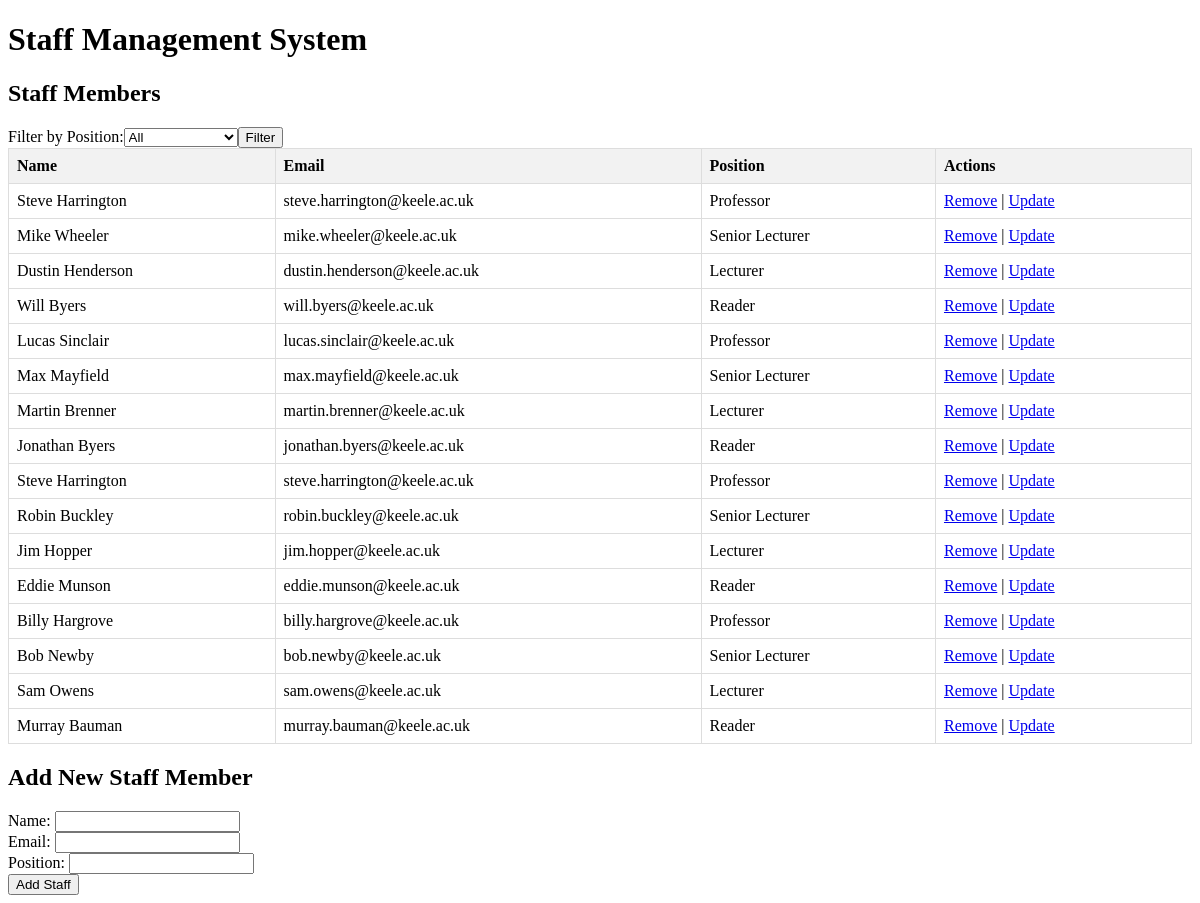
The page / on the database its author committed.
### tables this page shows
CREATE TABLE `staff_members` (
  `id` int(11) NOT NULL,
  `name` varchar(255) DEFAULT NULL,
  `email` varchar(255) DEFAULT NULL,
  `position` varchar(50) DEFAULT NULL
);

### display_staff.php (the view, shortened to what this page needs)
<?php
$servername = "localhost";
$username = "root";
$password = "";
$dbname = "staff_management";
$conn = new mysqli($servername, $username, $password, $dbname);
if ($_SERVER["REQUEST_METHOD"] == "POST" && isset($_POST["filter_position"])) {
    $position = $_POST["filter_position"];
    if ($position === "") {
        $sql = "SELECT * FROM staff_members";
    } else {
        $sql = "SELECT * FROM staff_members WHERE position='$position'";
    }
} else {
    $sql = "SELECT * FROM staff_members";
}
$result = $conn->query($sql);
echo "<h2>Staff Members</h2>";
echo "<form action='' method='post'>";
echo "<label for='filter_position'>Filter by Position:</label>";
echo "<select name='filter_position' id='filter_position'>";
echo "<option value=''>All</option>";
echo "</select>";
echo "<input type='submit' value='Filter'>";
echo "</form>";
if ($result->num_rows > 0) {
    echo "<table>";
    echo "<tr><th>Name</th><th>Email</th><th>Position</th><th>Actions</th></tr>";
    while($row = $result->fetch_assoc()) {
        echo "<tr><td>".$row["name"]."</td><td>".$row["email"]."</td><td>".$row["position"]."</td><td><a href='remove_staff.php?id=".$row["id"]."'>Remove</a> | <a href='update_staff.php?id=".$row["id"]."'>Update</a></td></tr>";
    }
    echo "</table>";
} else {
    echo "0 results";
}
?>

### index.php (shortened to what this page needs)
<!DOCTYPE html>
<html lang="en">
<head>
    <link rel="stylesheet" href="styles.css">
</head>
<body>
    <h1>Staff Management System</h1>
    <?php include 'display_staff.php'; ?>
    <h2>Add New Staff Member</h2>
    <form action="http://localhost/add_staff.php" method="post">
        <label for="name">Name:</label>
        <input type="text" id="name" name="name" required><br>
        <label for="email">Email:</label>
        <input type="email" id="email" name="email" required><br>
        <label for="position">Position:</label>
        <input type="text" id="position" name="position" required><br>
        <input type="submit" value="Add Staff">
    </form>
</body>
</html>

### styles.css (style rules this page uses)
table { border-collapse: collapse; width: 100%; }
th, td { border: 1px solid #ddd; padding: 8px; text-align: left; }
th { background-color: #f2f2f2; }

### rows shown on the page
staff_members: name "Steve Harrington", email "steve.harrington@keele.ac.uk", position "Professor"
staff_members: name "Mike Wheeler", email "mike.wheeler@keele.ac.uk", position "Senior Lecturer"
staff_members: name "Dustin Henderson", email "dustin.henderson@keele.ac.uk", position "Lecturer"
staff_members: name "Will Byers", email "will.byers@keele.ac.uk", position "Reader"
staff_members: name "Lucas Sinclair", email "lucas.sinclair@keele.ac.uk", position "Professor"
staff_members: name "Max Mayfield", email "max.mayfield@keele.ac.uk", position "Senior Lecturer"
staff_members: name "Martin Brenner", email "martin.brenner@keele.ac.uk", position "Lecturer"
staff_members: name "Jonathan Byers", email "jonathan.byers@keele.ac.uk", position "Reader"
staff_members: name "Steve Harrington", email "steve.harrington@keele.ac.uk", position "Professor"
staff_members: name "Robin Buckley", email "robin.buckley@keele.ac.uk", position "Senior Lecturer"
staff_members: name "Jim Hopper", email "jim.hopper@keele.ac.uk", position "Lecturer"
staff_members: name "Eddie Munson", email "eddie.munson@keele.ac.uk", position "Reader"
staff_members: name "Billy Hargrove", email "billy.hargrove@keele.ac.uk", position "Professor"
staff_members: name "Bob Newby", email "bob.newby@keele.ac.uk", position "Senior Lecturer"
staff_members: name "Sam Owens", email "sam.owens@keele.ac.uk", position "Lecturer"
staff_members: name "Murray Bauman", email "murray.bauman@keele.ac.uk", position "Reader"
